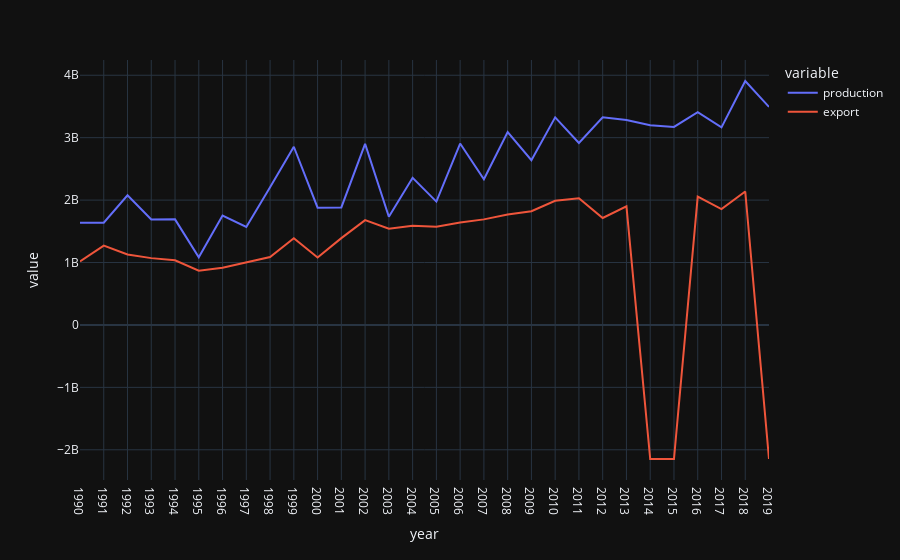

The notebook cell saved with this chart:
### Code cell
px.line(df, x=df.index, y=['production', 'export'], template='plotly_dark')

### Figure 1 — Plotly figure (JSON) as saved in the notebook; plotly's stock layout.template omitted (floating-point values rounded to 4 significant figures)
{"data": [{"hovertemplate": "variable=production<br>year=%{x}<br>value=%{y}<extra></extra>", "legendgroup": "production", "line": {"color": "#636efa", "dash": "solid"}, "marker": {"symbol": "circle"}, "mode": "lines", "name": "production", "orientation": "v", "showlegend": true, "type": "scatter", "x": ["1990", "1991", "1992", "1993", "1994", "1995", "1996", "1997", "1998", "1999", "2000", "2001", "2002", "2003", "2004", "2005", "2006", "2007", "2008", "2009", "2010", "2011", "2012", "2013", "2014", "2015", "2016", "2017", "2018", "2019"], "xaxis": "x", "y": [1637160000, 1637580000, 2076180000, 1690020000, 1691520000, 1083600000, 1751820000, 1568880000, 2205660000, 2854680000, 1878600000, 1881900000, 2901120000, 1732380000, 2356860000, 1975980000, 2905920000, 2334660000, 3089460000, 2638620000, 3325680000, 2915520000, 3325080000, 3281340000, 3198300000, 3172260000, 3407280000, 3164400000, 3907860000, 3492660000], "yaxis": "y"}, {"hovertemplate": "variable=export<br>year=%{x}<br>value=%{y}<extra></extra>", "legendgroup": "export", "line": {"color": "#EF553B", "dash": "solid"}, "marker": {"symbol": "circle"}, "mode": "lines", "name": "export", "orientation": "v", "showlegend": true, "type": "scatter", "x": ["1990", "1991", "1992", "1993", "1994", "1995", "1996", "1997", "1998", "1999", "2000", "2001", "2002", "2003", "2004", "2005", "2006", "2007", "2008", "2009", "2010", "2011", "2012", "2013", "2014", "2015", "2016", "2017", "2018", "2019"], "xaxis": "x", "y": [1016160000, 1270980000, 1127460000, 1070280000, 1036380000, 868080000, 915060000, 1008060000, 1088640000, 1388940000, 1080960000, 1390320000, 1678920000, 1542660000, 1588680000, 1571880000, 1642140000, 1691040000, 1770600000, 1822680000, 1990020000, 2028360000, 1712940000, 1899060000, -2147483648, -2147483648, 2056140000, 1855500000, 2138220000, -2147483648], "yaxis": "y"}], "layout": {"legend": {"title": {"text": "variable"}, "tracegroupgap": 0}, "margin": {"t": 60}, "xaxis": {"anchor": "y", "domain": [0, 1], "title": {"text": "year"}}, "yaxis": {"anchor": "x", "domain": [0, 1], "title": {"text": "value"}}}}
